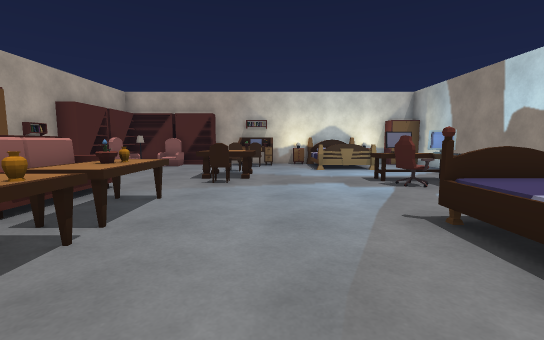
View 1 (above)

13 first-person views from a walk through a scene from a Unity 3-D project. The camera is 1.2 m above the floor, tilts 6° down and sees 90° across. The floor is counted in squares, 1 m on a side. Each view is taken from the middle of a square. On the plan, view 1 faces up. The plan holds only what a view shows up to about 13 squares ahead; the rest is blank. The place goes on beyond the plan. The player is left out.

View 2
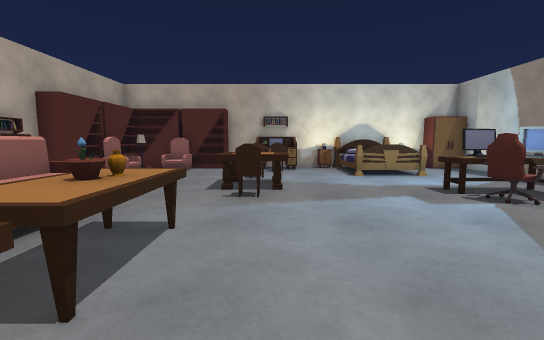

View 3
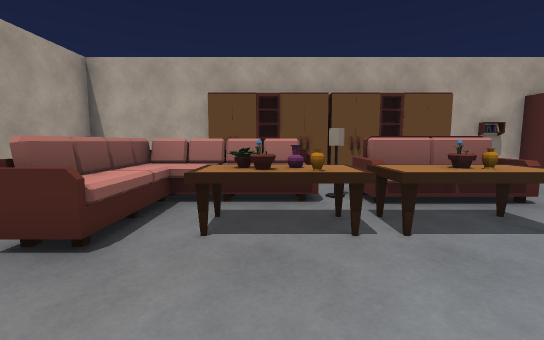

View 4
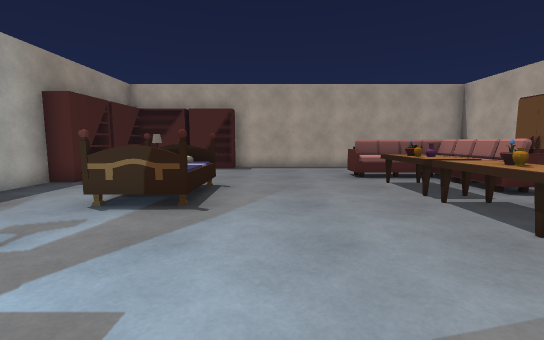

View 5
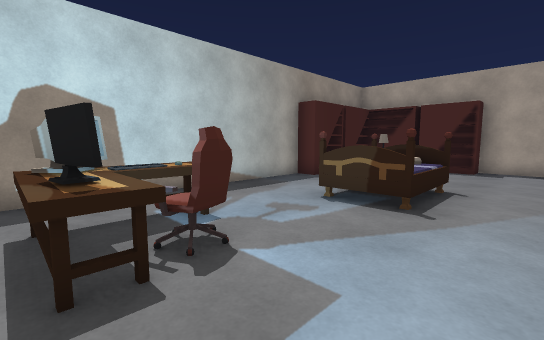

View 6
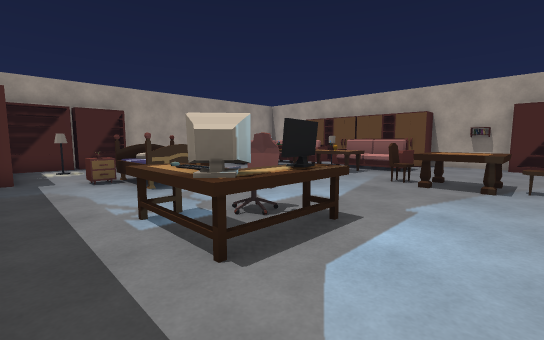

View 7
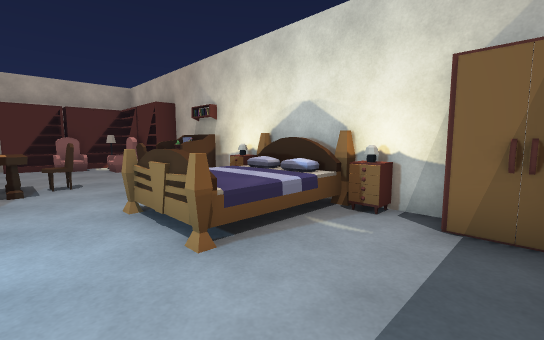

View 8
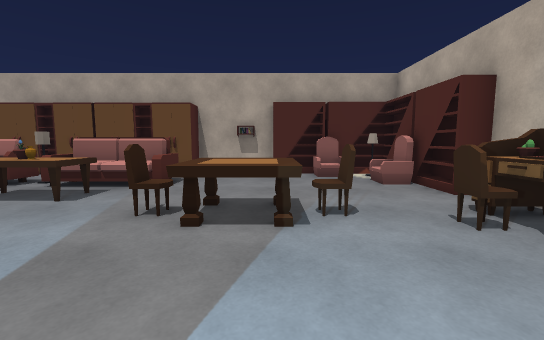

View 9
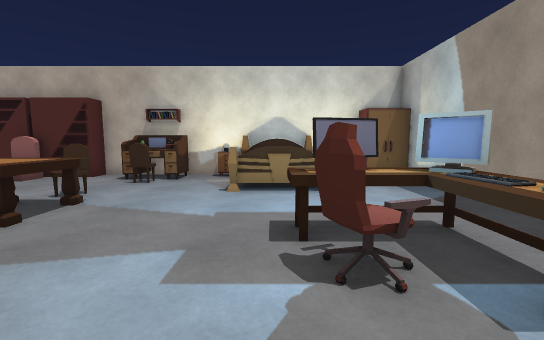

View 10
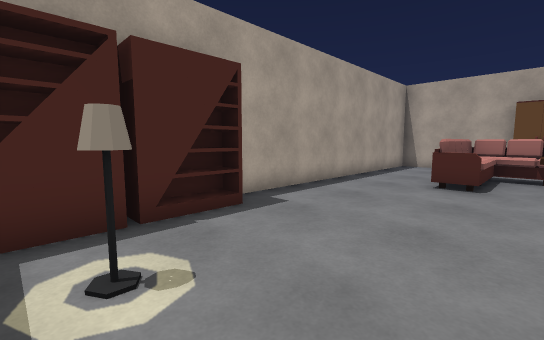

View 11
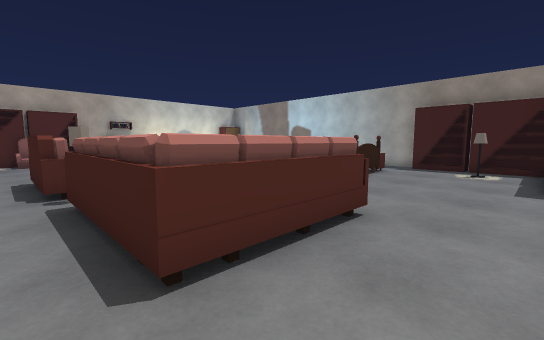

View 12
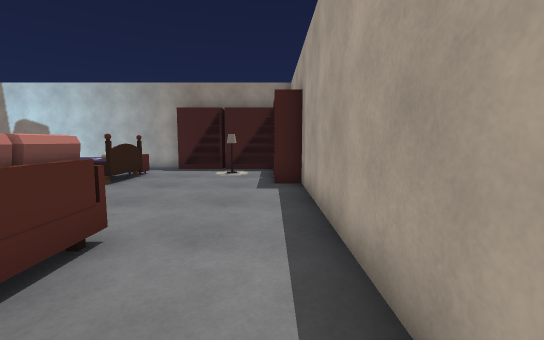

View 13
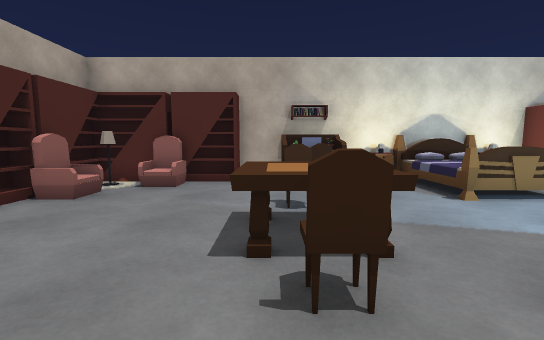

### Floor plan
Key: @ floor where view 1 was taken; # wall or solid block; . floor; C chair; B bed; A armchair; K bookshelf; T table; E desk; S sofa; W wardrobe; F flower; N nightstand; L lamp; O other object.
Columns run from 8 left of view 1 to 8 right of it. Each row starts with its distance up from view 1.
 15 #########N###N###
 14 #LLAKKEOO.NBBNWW#
 13 #LL....C..BBB...#
 12 #A........BBB...#
 11 #K..............#
 10 #K....TT........#
  9 #.....TT...EEEE.#
  8 #..........ECOE.#
  7 ##.SS.......COE.#
  6  #.SST..........#
  5  W.SSFT.........#
  4  #.SSTT....BB...#
  3  #.LSTO....BB...#
  2  W.SSFT....BBNO.#
  1  #.SSOT........K#
  0 ##.SSSS.@......K#
 -1 # .SSSS......L.K#
 -2 # ...........L.K
 -3 #..........KKKKK
 -4 ################

Positions as (right, up) in squares from view 1, and headings:
1: (0, 0), facing up
2: (-1, 2), facing up
3: (1, 2), facing left
4: (1, 9), facing down
5: (1, 9), facing down-right
6: (7, 11), facing down-left
7: (7, 10), facing up-left
8: (3, 10), facing left
9: (3, 5), facing up
10: (6, 1), facing down-left
11: (-6, -3), facing up-right
12: (-5, -3), facing right
13: (-2, 6), facing up
